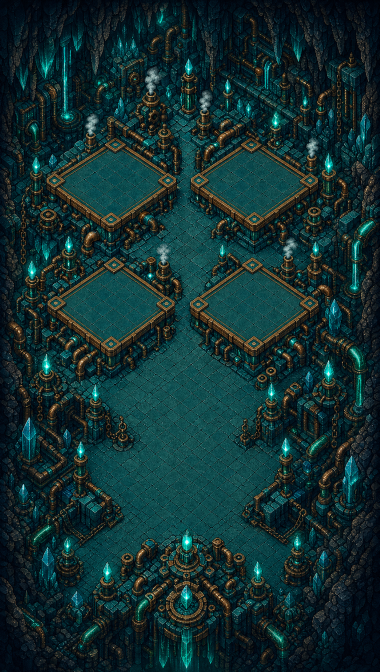
#> input picture src/assets/soulmon/areas/bg-mercado.png, 760 x 1344 px, found by its file name (shown at 1/2 size)
$ python ajuste-tom-fundos.py
#> lines starting #> are read from the running program, lines starting #| are printed output that depends on the picture
#> in orig_of, returned value is the input picture: PIL image 760x1344 RGB; mean R, G, B 18.5, 46.4, 47.4
#!/usr/bin/env python3
"""Ajuste de tom dos fundos do Hall e do Laboratorio (W8a, 19/10/2026).

Pedido do dono: os fundos novos MISTURAM com os predios; deixar mais SEPARADO,
como nos outros mapas. Pos-processo deterministico (Pillow/numpy/scipy), sem
gerar imagem nova.

IDEMPOTENTE: a FONTE e SEMPRE o original guardado fora do repo
(ORIG_DIR). O PNG do repo e sobrescrito com adjust(original); rodar 2x da o
mesmo resultado. Nunca le o PNG ja ajustado do repo como entrada.

Uso:
  python tools/ajuste-tom-fundos.py medir      # metricas de todas as areas (le o repo)
  python tools/ajuste-tom-fundos.py aplicar    # grava os 2 fundos no repo + previas
"""
import io, json, sys, shutil
from pathlib import Path
import numpy as np
from PIL import Image, ImageFilter
from scipy import ndimage as ndi
from skimage import color

REPO = Path(__file__).resolve().parent.parent
AREAS_DIR = REPO / 'src/assets/soulmon/areas'
OUT = Path('D:/Soulmon/_gemini_out/w5-arte-20261019')
ORIG_DIR = OUT / 'originais'
PREV_DIR = OUT / 'previas'
VW, VH = 360, 640

# (arte, left%, top%, width%) — espelha areaSheetCopy.ts / playAreaLots.ts
AREAS = {
    'mercado': ('bg-mercado.png', [
        ('lote-loja-itens', 26, 33, 38), ('lote-mercado-conquistas', 72, 29, 64),
        ('lote-loja-background', 26, 55, 38), ('lote-loja-decoracao', 72, 55, 42),
        ('lote-mercado-ferreiro', 26, 81, 44), ('lote-mercado-restaurante', 73, 81, 40)]),
    'arena': ('bg-arena.png', [
        ('lote-arena-torneio', 19, 49, 40), ('lote-arena-duelo', 68, 45, 44), ('lote-arena-guerra', 44, 74, 36)]),
    'exploracao': ('bg-exploracao.png', [
        ('lote-exploracao-masmorra', 24, 23, 52), ('lote-exploracao-passeio', 76, 37, 56),
        ('lote-exploracao-oficina-v3', 28, 86, 62), ('lote-exploracao-caderno-v3', 28, 54, 47)]),
    'jogos': ('bg-jogos.png', [
        ('lote-jogos-ppt', 44, 28, 52), ('lote-jogos-mente', 72, 63, 50), ('lote-jogos-refugio', 50, 92, 56)]),
    'laboratorio': ('bg-laboratorio.png', [
        ('lote-laboratorio-evolucao', 29, 66, 44), ('lote-laboratorio-pet', 71, 67, 48),
        ('lote-laboratorio-stats', 50, 40, 62), ('lote-laboratorio-perfil', 50, 89, 41),
        ('lote-hall-biblioteca', 17, 39, 32), ('lote-hall-amigos-terra', 83, 39, 32)]),
    'hall': ('bg-hall.png', [
        ('lote-arena-feira', 27, 44, 44), ('lote-hall-grove', 74, 44, 44), ('lote-hall-guilda-luz', 50, 73, 58)]),
}

# Parametros do ajuste (por area). Fonte unica de verdade.
PARAMS = {
    'laboratorio': dict(sat=0.85, lc=0.80, lc_sigma=10, gain=0.72, gamma=1.0, vig=0.16, blur=0.6, pool=0.62),
    'hall':        dict(sat=0.75, lc=0.90, lc_sigma=10, gain=0.70, gamma=1.0, vig=0.16, blur=1.0, pool=1.0),
}


def cover(img, w=VW, h=VH):
#> called with w = 360, h = 640
    s = max(w / img.width, h / img.height)
#> s = 0.476
    nw, nh = round(img.width * s), round(img.height * s)
#> nw = 362; nh = 640
    r = img.resize((nw, nh), Image.LANCZOS)
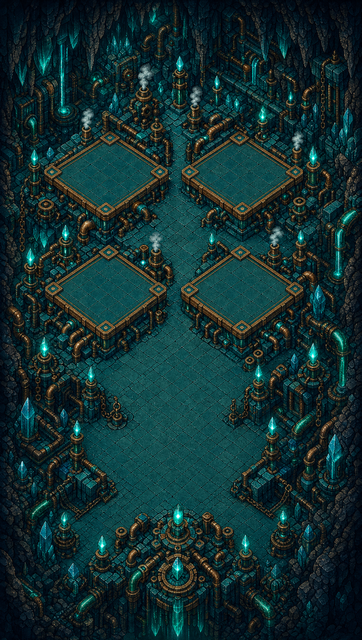
#> r: PIL image 362x640 RGB; mean R, G, B 18.7, 46.4, 47.4
    x, y = (nw - w) // 2, (nh - h) // 2
#> x = 1; y = 0
    return r.crop((x, y, x + w, y + h)), s, x, y


def lot_layers(lots):
    """[(alpha_mask float HxW, rgb float HxWx3, shadow float)] em coords da cena 360x640."""
    out = []
    for name, l, t, w in lots:
        art = Image.open(AREAS_DIR / f'{name}.png').convert('RGBA')
        bw = max(w / 100 * VW, 120)
        total = bw + 22
        x0 = l / 100 * VW - bw / 2
        y0 = t / 100 * VH - 0.8 * total
        sz = max(1, round(bw))
        a = art.resize((sz, sz), Image.LANCZOS)
        layer = Image.new('RGBA', (VW, VH), (0, 0, 0, 0))
        layer.alpha_composite(a, (round(x0), round(y0))) if (0 <= round(x0) and 0 <= round(y0) and round(x0) + sz <= VW and round(y0) + sz <= VH) else layer.paste(a, (round(x0), round(y0)))
        out.append((name, layer))
    return out


# [11 lines left out: function compose, not called in this run]


def lab(rgb):
    return color.rgb2lab(np.asarray(rgb, dtype=np.float64) / 255.0)


# [36 lines left out: functions separation, bg_stats, not called in this run]


def webp_kb(img):
    b = io.BytesIO(); img.save(b, 'WEBP', quality=85); return round(b.tell() / 1024, 1)


# [52 lines left out: function adjust, not called in this run]


def scene(bgimg, lots):
    bg_scene, *_ = cover(bgimg)
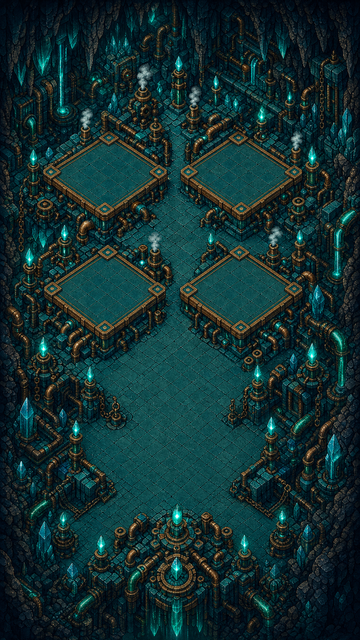
#> bg_scene: PIL image 360x640 RGB; mean R, G, B 18.8, 46.6, 47.6
    layers = lot_layers(lots)
    return bg_scene, layers


def report(source_for):
    rows = {}
    for area, (bgf, lots) in AREAS.items():
        bgimg = source_for(area, bgf)
        bgs, layers = scene(bgimg, lots)
        rows[area] = dict(bg=bg_stats(bgimg), sep=separation(bgs, layers))
    return rows


def main():
    mode = sys.argv[1] if len(sys.argv) > 1 else 'medir'
    ORIG_DIR.mkdir(parents=True, exist_ok=True)
    PREV_DIR.mkdir(parents=True, exist_ok=True)

    def orig_of(area, bgf):  # fonte SEMPRE o original quando existe
        o = ORIG_DIR / bgf
        return Image.open(o).convert('RGB') if o.exists() else Image.open(AREAS_DIR / bgf).convert('RGB')

    if mode == 'tentar':  # tentar <area> '{json params}' : so mede e grava previa em E:/tmp, nao toca o repo
        area = sys.argv[2]; p = dict(PARAMS[area]); p.update(json.loads(sys.argv[3]))
        bgf, lots = AREAS[area]
        orig = orig_of(area, bgf)
        new = adjust(orig, p, lots)
        b0, l0 = scene(orig, lots); b1, l1 = scene(new, lots)
        side = Image.new('RGB', (VW * 2 + 12, VH), (20, 20, 20))
        side.paste(compose(b0, l0), (0, 0)); side.paste(compose(b1, l1), (VW + 12, 0))
        side.save(f'E:/tmp/try-{area}.png')
        sp = separation(b1, l1)
        print(bg_stats(new), webp_kb(new)); print({k[5:]: (v['dE'], v['dL'], v['blend']) for k, v in sp.items()})
        return
    if mode == 'medir':
        rows = report(orig_of)
        print(json.dumps(rows, indent=1, ensure_ascii=False))
        return

    # W12 (20/10/2026): os fundos do Laboratorio e do Hall foram SUBSTITUIDOS (`tools/instalar-w12.py`) e o dono pediu SEM o efeito de escurecer.
    # Este ajuste nao se aplica mais a eles: rodar `aplicar` regravaria os fundos W5 escurecidos por cima dos novos.
    print('aplicar desativado: fundos do Lab/Hall sao os da W12 (sem ajuste de tom); ver tools/instalar-w12.py')
    return
    for area in ('laboratorio', 'hall'):
        bgf, lots = AREAS[area]
        o = ORIG_DIR / bgf
        if not o.exists():
            shutil.copy2(AREAS_DIR / bgf, o)  # guarda o original UMA vez (fora do repo)
    result = {}
    for area in ('laboratorio', 'hall'):
        bgf, lots = AREAS[area]
        orig = Image.open(ORIG_DIR / bgf).convert('RGB')
        new = adjust(orig, PARAMS[area], lots)
        new.save(AREAS_DIR / bgf, optimize=True)
        new = Image.open(AREAS_DIR / bgf).convert('RGB')
        b0, l0 = scene(orig, lots); b1, l1 = scene(new, lots)
        before, after = compose(b0, l0), compose(b1, l1)
        side = Image.new('RGB', (VW * 2 + 12, VH), (20, 20, 20))
        side.paste(before, (0, 0)); side.paste(after, (VW + 12, 0))
        side.save(PREV_DIR / f'ajuste-tom-{area}.png')
        result[area] = dict(antes=dict(bg=bg_stats(orig), sep=separation(b0, l0), webp_kb=webp_kb(orig)),
                            depois=dict(bg=bg_stats(new), sep=separation(b1, l1), webp_kb=webp_kb(new)))
    print(json.dumps(result, indent=1, ensure_ascii=False))


if __name__ == '__main__':
#> (the run stopped early here; a loop or call above may not have finished)
